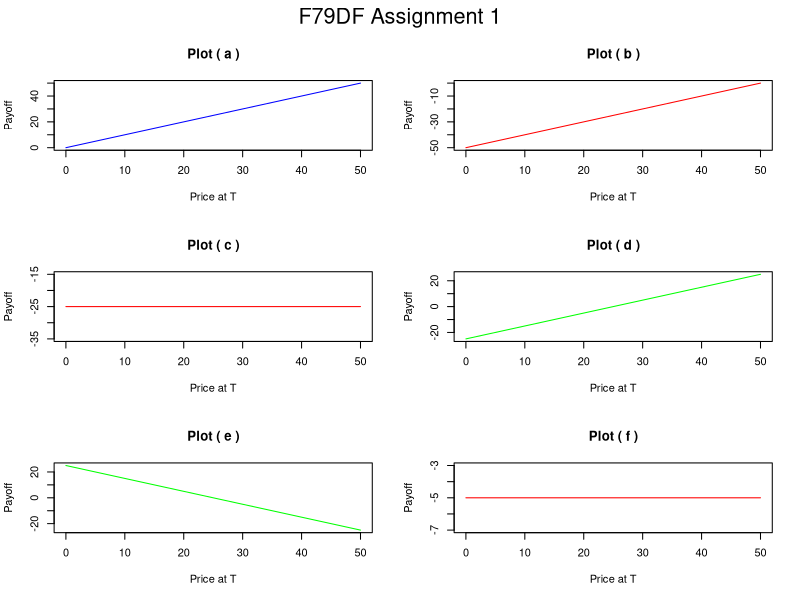

This figure's R source:
# F79DF Derivative Markets and Discrete Time Finance

# From variable y (line 5):
# ST is payoff for plot(a), -50+ST for plot(b), rep(-25, 51) for plot(c), -25+ST for plot(d), 25-ST for plot(e), (-25+ST)+(20-ST) for plot(f)
ST=seq(0,50,1); y=c(ST, 'a', -50+ST, 'b', rep(-25, 51), 'c', -25+ST, 'd', 25-ST, 'e', (-25+ST)+(20-ST), 'f')

# Store data in a list of arrays , data
data=as.list(vector("list",5)); label=c(y[52], y[104], y[156], y[208], y[260], y[312]); color=c('blue', 'red', 'red', rep('green',2), 'red')
data[[1]]=y[1:51]; data[[2]]=y[53:103]; data[[3]]=y[105:155]; data[[4]]=y[157:207]; data[[5]]=y[209:259]; data[[6]]=y[261:311]; data

# Plot and save file in pdf format of current working directory
path=paste(getwd(), '/E_F79DF_1_H00280633.pdf'); 
path=gsub(' ', '', path);  
pdf(file=path,  width=8, height=8)
par(mfrow=c(3,2), oma = c(0, 0, 2, 0));

for(i in 1:6){ 
  plot(ST, data[[i]],  xlab='Price at T', ylab='Payoff', main=paste('Plot (',label[i], ')'), type='l', col=color[i]) 
  }
mtext('F79DF Assignment 1', outer = TRUE, cex = 1.3); 
dev.off()
